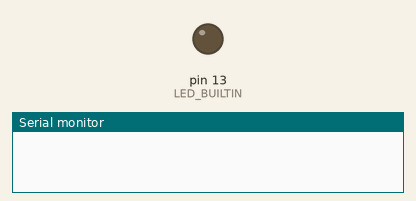
Bench run of a sketch on a simulated Arduino Uno, built with avr-gcc and run on an emulated ATmega328P. Parts: output pins drawn as LEDs (lit = HIGH), the last lines printed to the serial monitor.

Above: at 0.6 s.
At 5.8 s:
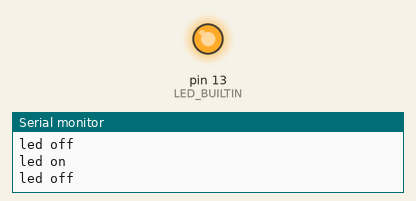
Timing chart, 0 to 8.1 s (numbered marks = the images above):
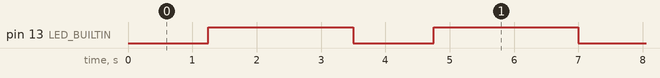

Measured:
- by itself, pin 13 (LED_BUILTIN): alternates HIGH for 2.3 s and LOW for 1.3 s

The sketch:

esp01-blink.ino
```cpp
/*
 Blink the blue LED on the ESP-01 module
 Autor: Fabrício de Lima Ribeiro
 08/09/2018
*/

void setup() {
  pinMode(LED_BUILTIN, OUTPUT);
  Serial.begin(115200);
}

void loop() {
  digitalWrite(LED_BUILTIN, LOW);
  delay(1000);
  Serial.println("led off");
  delay(250);

  digitalWrite(LED_BUILTIN, HIGH);
  delay(2000);
  Serial.println("led on");
  delay(250);
}
```
